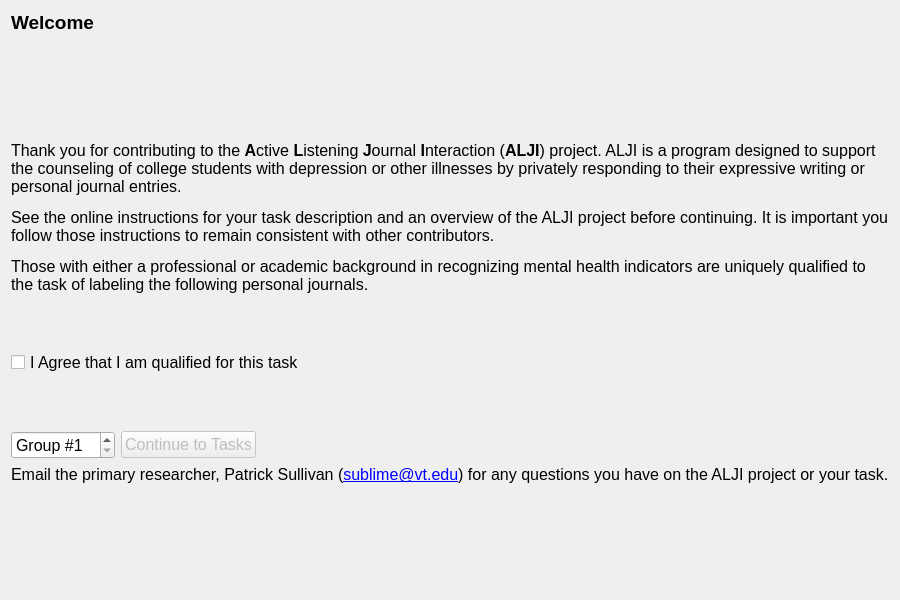
<?xml version="1.0" encoding="UTF-8"?>
<ui version="4.0">
 <class>IntroWidget</class>
 <widget class="QWidget" name="IntroWidget">
  <property name="geometry">
   <rect>
    <x>0</x>
    <y>0</y>
    <width>900</width>
    <height>600</height>
   </rect>
  </property>
  <property name="minimumSize">
   <size>
    <width>900</width>
    <height>600</height>
   </size>
  </property>
  <property name="font">
   <font>
    <pointsize>12</pointsize>
   </font>
  </property>
  <property name="windowTitle">
   <string>ALJI Label Helper Introduction</string>
  </property>
  <layout class="QVBoxLayout" name="verticalLayout">
   <item>
    <widget class="QLabel" name="WelcomeLabel">
     <property name="font">
      <font>
       <pointsize>14</pointsize>
       <weight>75</weight>
       <bold>true</bold>
      </font>
     </property>
     <property name="frameShape">
      <enum>QFrame::NoFrame</enum>
     </property>
     <property name="text">
      <string>Welcome</string>
     </property>
     <property name="scaledContents">
      <bool>false</bool>
     </property>
     <property name="alignment">
      <set>Qt::AlignLeading|Qt::AlignLeft|Qt::AlignTop</set>
     </property>
     <property name="wordWrap">
      <bool>true</bool>
     </property>
    </widget>
   </item>
   <item>
    <widget class="QLabel" name="InstructionsLabel">
     <property name="sizePolicy">
      <sizepolicy hsizetype="Preferred" vsizetype="Preferred">
       <horstretch>0</horstretch>
       <verstretch>0</verstretch>
      </sizepolicy>
     </property>
     <property name="frameShape">
      <enum>QFrame::NoFrame</enum>
     </property>
     <property name="text">
      <string>&lt;html&gt;&lt;head/&gt;&lt;body&gt;&lt;p&gt;&lt;a name=&quot;docs-internal-guid-267460d2-7fff-ab05-71db-b4f90adb88b5&quot;/&gt;&lt;span style=&quot; font-family:'Arial'; color:#000000; background-color:transparent;&quot;&gt;T&lt;/span&gt;&lt;span style=&quot; font-family:'Arial'; color:#000000; background-color:transparent;&quot;&gt;hank you for contributing to the &lt;/span&gt;&lt;span style=&quot; font-family:'Arial'; font-weight:696; color:#000000; background-color:transparent;&quot;&gt;A&lt;/span&gt;&lt;span style=&quot; font-family:'Arial'; color:#000000; background-color:transparent;&quot;&gt;ctive &lt;/span&gt;&lt;span style=&quot; font-family:'Arial'; font-weight:696; color:#000000; background-color:transparent;&quot;&gt;L&lt;/span&gt;&lt;span style=&quot; font-family:'Arial'; color:#000000; background-color:transparent;&quot;&gt;istening &lt;/span&gt;&lt;span style=&quot; font-family:'Arial'; font-weight:696; color:#000000; background-color:transparent;&quot;&gt;J&lt;/span&gt;&lt;span style=&quot; font-family:'Arial'; color:#000000; background-color:transparent;&quot;&gt;ournal &lt;/span&gt;&lt;span style=&quot; font-family:'Arial'; font-weight:696; color:#000000; background-color:transparent;&quot;&gt;I&lt;/span&gt;&lt;span style=&quot; font-family:'Arial'; color:#000000; background-color:transparent;&quot;&gt;nteraction (&lt;/span&gt;&lt;span style=&quot; font-family:'Arial'; font-weight:696; color:#000000; background-color:transparent;&quot;&gt;ALJI&lt;/span&gt;&lt;span style=&quot; font-family:'Arial'; color:#000000; background-color:transparent;&quot;&gt;) project. ALJI is a program designed to support the counseling of college students with depression or other illnesses by privately responding to their expressive writing or personal journal entries. &lt;/span&gt;&lt;/p&gt;&lt;p&gt;See the online instructions for your task description and an overview of the ALJI project before continuing. It is important you follow those instructions to remain consistent with other contributors. &lt;/p&gt;&lt;p&gt;Those with either a professional or academic background in recognizing mental health indicators are uniquely qualified to the task of labeling the following personal journals.  &lt;/p&gt;&lt;/body&gt;&lt;/html&gt;</string>
     </property>
     <property name="textFormat">
      <enum>Qt::AutoText</enum>
     </property>
     <property name="scaledContents">
      <bool>false</bool>
     </property>
     <property name="alignment">
      <set>Qt::AlignLeading|Qt::AlignLeft|Qt::AlignTop</set>
     </property>
     <property name="wordWrap">
      <bool>true</bool>
     </property>
     <property name="openExternalLinks">
      <bool>true</bool>
     </property>
    </widget>
   </item>
   <item>
    <widget class="QCheckBox" name="AcceptCheckBox">
     <property name="enabled">
      <bool>true</bool>
     </property>
     <property name="sizePolicy">
      <sizepolicy hsizetype="Maximum" vsizetype="Preferred">
       <horstretch>0</horstretch>
       <verstretch>0</verstretch>
      </sizepolicy>
     </property>
     <property name="contextMenuPolicy">
      <enum>Qt::DefaultContextMenu</enum>
     </property>
     <property name="acceptDrops">
      <bool>false</bool>
     </property>
     <property name="autoFillBackground">
      <bool>true</bool>
     </property>
     <property name="text">
      <string>I Agree that I am qualified for this task</string>
     </property>
     <property name="iconSize">
      <size>
       <width>15</width>
       <height>15</height>
      </size>
     </property>
     <property name="checkable">
      <bool>true</bool>
     </property>
     <property name="checked">
      <bool>false</bool>
     </property>
     <property name="tristate">
      <bool>false</bool>
     </property>
    </widget>
   </item>
   <item>
    <layout class="QHBoxLayout" name="horizontalLayout">
     <item>
      <widget class="QSpinBox" name="groupNumSpinBox">
       <property name="suffix">
        <string/>
       </property>
       <property name="prefix">
        <string>Group #</string>
       </property>
       <property name="minimum">
        <number>1</number>
       </property>
       <property name="maximum">
        <number>16</number>
       </property>
      </widget>
     </item>
     <item>
      <widget class="QPushButton" name="ContinueButton">
       <property name="enabled">
        <bool>false</bool>
       </property>
       <property name="text">
        <string>Continue to Tasks</string>
       </property>
       <property name="checkable">
        <bool>false</bool>
       </property>
       <property name="checked">
        <bool>false</bool>
       </property>
       <property name="autoRepeat">
        <bool>false</bool>
       </property>
       <property name="autoExclusive">
        <bool>false</bool>
       </property>
       <property name="autoDefault">
        <bool>false</bool>
       </property>
       <property name="default">
        <bool>false</bool>
       </property>
       <property name="flat">
        <bool>false</bool>
       </property>
      </widget>
     </item>
     <item>
      <spacer name="horizontalSpacer">
       <property name="orientation">
        <enum>Qt::Horizontal</enum>
       </property>
       <property name="sizeHint" stdset="0">
        <size>
         <width>40</width>
         <height>20</height>
        </size>
       </property>
      </spacer>
     </item>
    </layout>
   </item>
   <item>
    <widget class="QLabel" name="ContactMeLabel">
     <property name="sizePolicy">
      <sizepolicy hsizetype="Preferred" vsizetype="Preferred">
       <horstretch>0</horstretch>
       <verstretch>0</verstretch>
      </sizepolicy>
     </property>
     <property name="frameShape">
      <enum>QFrame::NoFrame</enum>
     </property>
     <property name="text">
      <string>&lt;html&gt;&lt;head/&gt;&lt;body&gt;&lt;p&gt;Email the primary researcher, Patrick Sullivan (&lt;a href=&quot;mailto:sublime@vt.edu?subject=ALJI Label Helper question&quot;&gt;&lt;span style=&quot; text-decoration: underline; color:#0000ff;&quot;&gt;sublime@vt.edu&lt;/span&gt;&lt;/a&gt;) for any questions you have on the ALJI project or your task. &lt;/p&gt;&lt;/body&gt;&lt;/html&gt;</string>
     </property>
     <property name="textFormat">
      <enum>Qt::AutoText</enum>
     </property>
     <property name="scaledContents">
      <bool>false</bool>
     </property>
     <property name="alignment">
      <set>Qt::AlignLeading|Qt::AlignLeft|Qt::AlignTop</set>
     </property>
     <property name="wordWrap">
      <bool>true</bool>
     </property>
     <property name="openExternalLinks">
      <bool>true</bool>
     </property>
    </widget>
   </item>
  </layout>
 </widget>
 <resources/>
 <connections>
  <connection>
   <sender>AcceptCheckBox</sender>
   <signal>clicked(bool)</signal>
   <receiver>ContinueButton</receiver>
   <slot>toggle()</slot>
   <hints>
    <hint type="sourcelabel">
     <x>117</x>
     <y>488</y>
    </hint>
    <hint type="destinationlabel">
     <x>569</x>
     <y>501</y>
    </hint>
   </hints>
  </connection>
  <connection>
   <sender>ContinueButton</sender>
   <signal>clicked()</signal>
   <receiver>IntroWidget</receiver>
   <slot>deleteLater()</slot>
   <hints>
    <hint type="sourcelabel">
     <x>618</x>
     <y>491</y>
    </hint>
    <hint type="destinationlabel">
     <x>482</x>
     <y>-12</y>
    </hint>
   </hints>
  </connection>
 </connections>
</ui>
